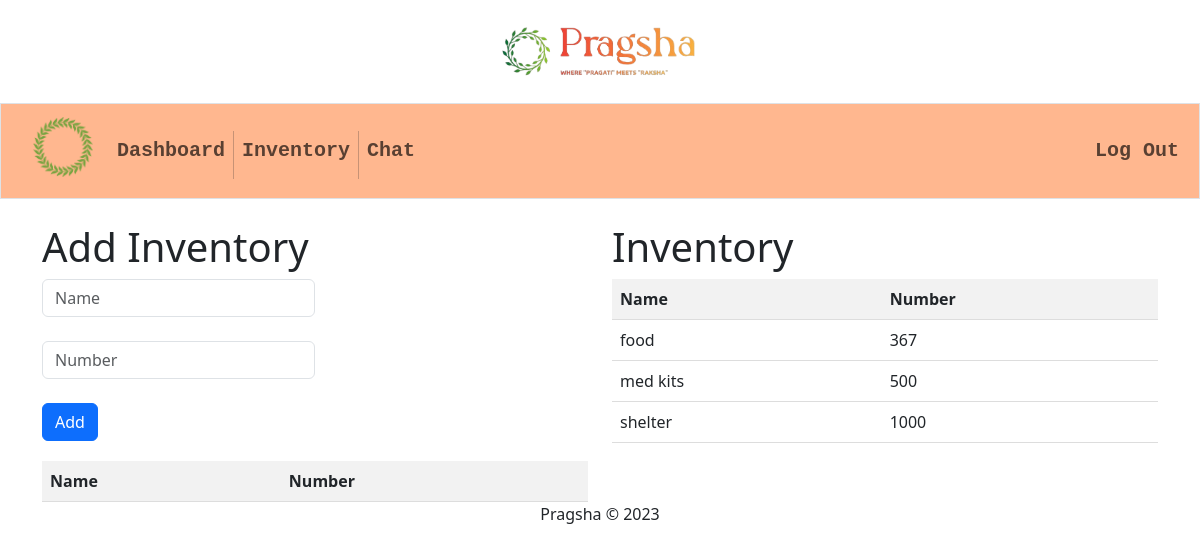
Before: /agency/inventory/ (signed in) with the older database file.
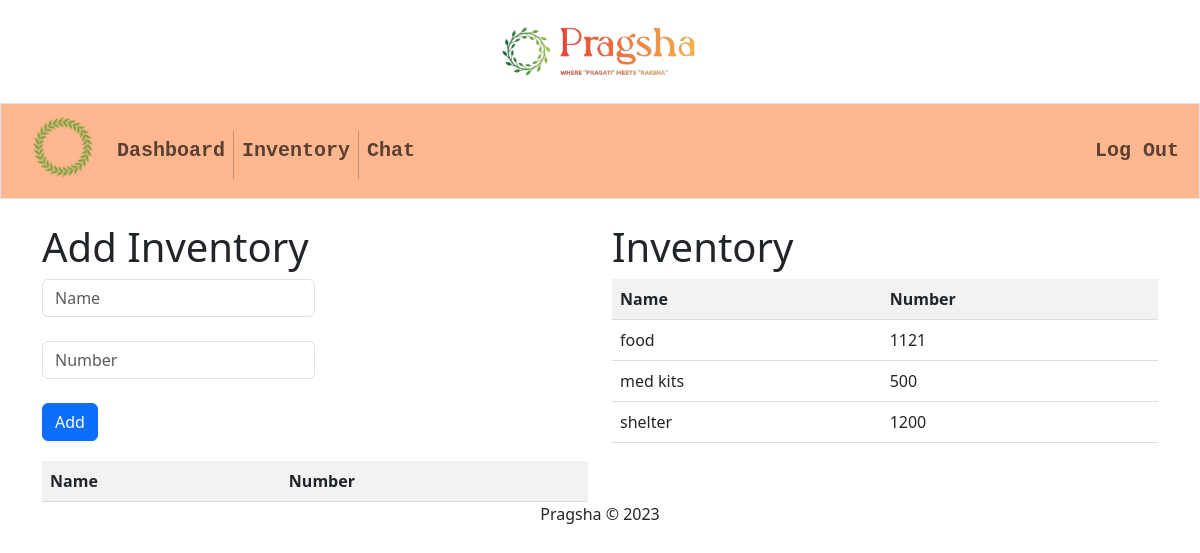
After: the same page with the newer database file.
### agency/models.py (models this page shows)
class Inventory(models.Model):
    inventory_id = models.AutoField(primary_key=True)
    agency_id = models.ForeignKey(Agency, on_delete=models.CASCADE)
    name = models.CharField(max_length=100)
    number = models.IntegerField()

### agency/views.py (the view)
# urls.py: path('inventory/', views.add_inventory, name='inventory'),
@csrf_exempt
def add_inventory(request):
    if request.method == 'POST':
        form = InventoryForm(request.POST)
        if form.is_valid():
            form.instance.agency_id = Agency.objects.get(agency_id=request.session['agency_id'])
            if Inventory.objects.filter(name=form.cleaned_data['name'], agency_id=request.session['agency_id']).exists():
                Inventory.objects.filter(name=form.cleaned_data['name'], agency_id=request.session['agency_id']).update(number=Inventory.objects.filter(name=form.cleaned_data['name'], agency_id=request.session['agency_id']).values('number').first()['number'] + form.cleaned_data['number'])
                data = {
                    'id': Inventory.objects.filter(name=form.cleaned_data['name'], agency_id=request.session['agency_id']).values('inventory_id').first()['inventory_id'],
                    'name': form.cleaned_data['name'],
                    'number': Inventory.objects.filter(name=form.cleaned_data['name'], agency_id=request.session['agency_id']).values('number').first()['number'],
                }
            else:
                inventory = form.save()
                data = {
                    'id': inventory.inventory_id,
                    'name': inventory.name,
                    'number': inventory.number,
                }
            return JsonResponse({'status': 'success', 'data': data})
        else:
            return JsonResponse({'status': 'error', 'errors': form.errors})
    else:
        inv = Inventory.objects.filter(agency_id=request.session['agency_id']).values()
        return render(request, 'agency/inventory.html', {'form': InventoryForm(), 'inv': inv})

### agency/views.py
class InventoryForm(forms.ModelForm):
    agency_id = forms.CharField(widget=forms.HiddenInput, required=False)
    name = forms.CharField(max_length=100, label="Name")
    number = forms.IntegerField(label="Number")
    class Meta:
        model = Inventory
        fields = ['name', 'number']

### agency/templates/agency/inventory.html (shortened to what this page needs)
{% extends 'agencydash/layout.html' %}
{% block main %}
<div class="row">
    <div class="col">
  <h1>Add Inventory</h1>
  <form id="inventory-form" class="form-inline">
    <div class="form-group">
      <input type="text" name="name" id="name" class="form-control mr-2" placeholder="Name" style="width:50% !important;" required>
    </div>
    <br>
    <div class="form-group">
      <input type="number" name="number" id="number" class="form-control mr-2" placeholder="Number" style="width:50% !important;" required>
    </div>
    <br>
    <button type="submit" class="btn btn-primary">Add</button>
  </form>
  <table id="inventory-table">
    <thead>
      <tr>
        <th>Name</th>
        <th>Number</th>
      </tr>
    </thead>
  </table>
  </div>
  <div class="col">
    <h1>Inventory</h1>
    <table id="inventory-table">
      <thead>
        <tr>
          <th>Name</th>
          <th>Number</th>
        </tr>
      </thead>
      <tbody>
        {% for item in inv %}
        <tr>
          <td>{{ item.name }}</td>
          <td>{{ item.number }}</td>
        </tr>
        {% endfor %}
      </tbody>
    </table>
    </div>
</div>
{% endblock %}

### agencydash/templates/agencydash/layout.html (shortened to what this page needs)
<!DOCTYPE html>
<html lang="en">
    {% load pwa %}
<head>
    {% load static %}
    <link rel="stylesheet" href="{% static 'style.css' %}">
    <link href="https://cdn.jsdelivr.net/npm/bootstrap@5.3.1/dist/css/bootstrap.min.css" rel="stylesheet">
</head>
<body>
    <span style="padding:10px;">
        <div align="center">
          {% load static %}
          <a class="navbar-brand" href="/">
            <img src="{% static 'logo.png' %}" alt="logo" width="200px">
            </a>
        </div>
        <br>
        </span>
    <nav class="border navbar sticky-top navbar-expand-md" style="background-color: #ffb78f;" height="100">
        <div class="container-fluid">
            <a class="navbar-brand" href="/" style="padding-left:20px">
                <h2 class="app-name">
                    {% load static %}
                    <img src="{% static 'wreath.png' %}" alt="Pragsha" width="60" height="60" class="d-inline-block align-text-top">
                </h2>
            </a>
            <div class="collapse navbar-collapse" id="navbar">
                <ul class="navbar-nav me-auto mt-2">
                    <li class="nav-item"><a class="nav-link" href="/agency/dashboard" style="font-family: 'Courier New', Courier, monospace;"><h5><b>Dashboard</b></h5></a></li>
                    <li class="nav-item"><a class="nav-link" href="/agency/inventory" style="font-family: 'Courier New', Courier, monospace;"><h5><b>Inventory</b></h5></a></li>
                    <li class="nav-item"><a class="nav-link" href="/agency/chat" style="font-family: 'Courier New', Courier, monospace;"><h5><b>Chat</b></h5></a></li>
                </ul>
                <ul class="navbar-nav ms-auto mt-2">
                    <li class="nav-item"><a class="nav-link" href="/agency/logout" style="font-family: 'Courier New', Courier, monospace;"><h5><b>Log Out</b></h5></a></li>
                </ul>
            </div>
        </div>
    </nav>
    <div class="container">
        <br>
        <div class="content">
            {% block main %}{% endblock %}
        </div>
        <div class="footer" align="center">
            <p>Pragsha &copy; 2023</p>
        </div>
    </div>
    </body>
</html>

### authentification/static/style.css (style rules this page uses)
body { font-family: Arial, sans-serif; background-color: #fff6ef; overflow-x: hidden; }

### agency/templates/agency/inventory.html (style rules this page uses)
#inventory-form { margin-bottom: 20px; }
#inventory-table { border-collapse: collapse; width: 100%; }
#inventory-table th, #inventory-table td { padding: 8px; text-align: left; border-bottom: 1px solid #ddd; }
#inventory-table th { background-color: #f2f2f2; }

Changed rows visible on the page:
changed Inventory "food": number "367" → "1121"
changed Inventory "shelter": number "1000" → "1200"
